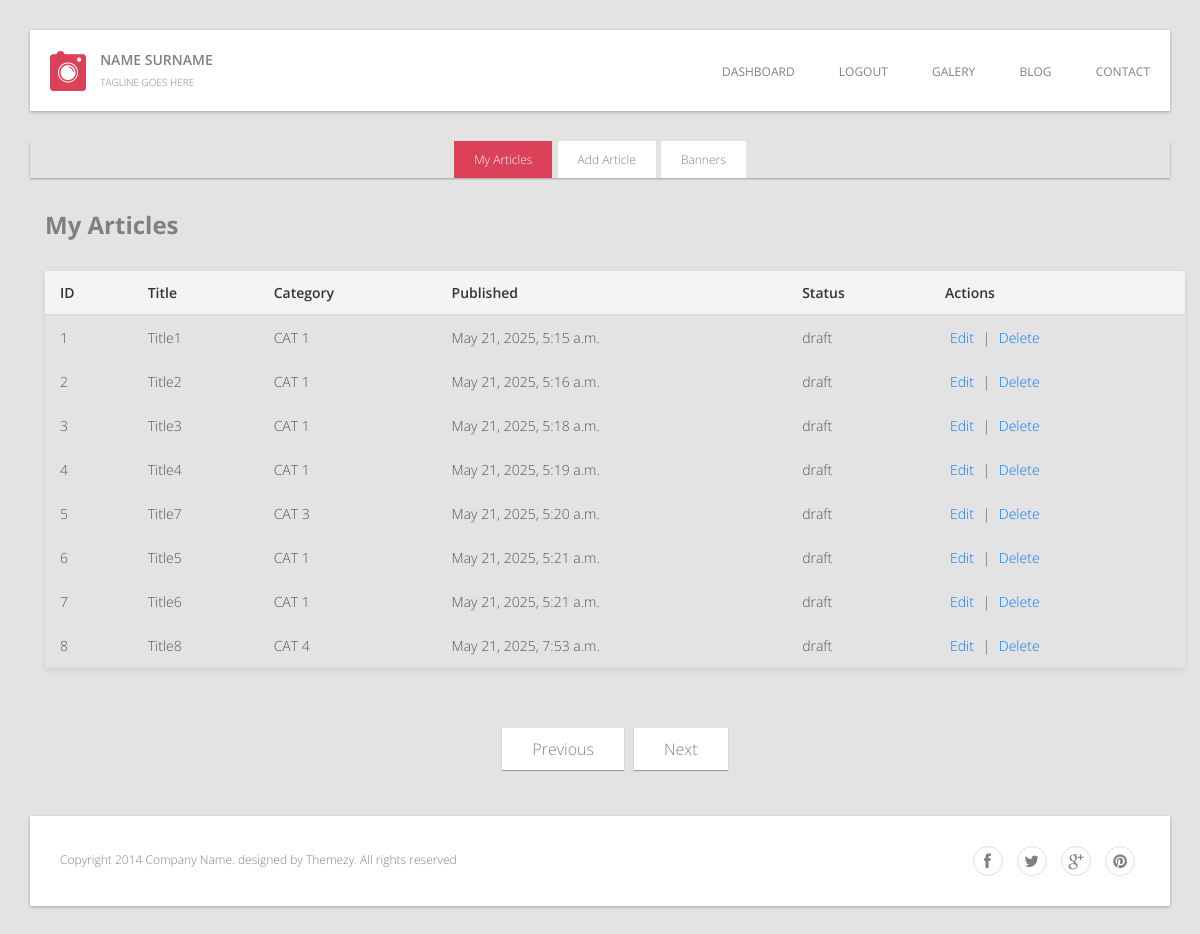
The page /dashboard/ (signed in) on the database as committed earlier.
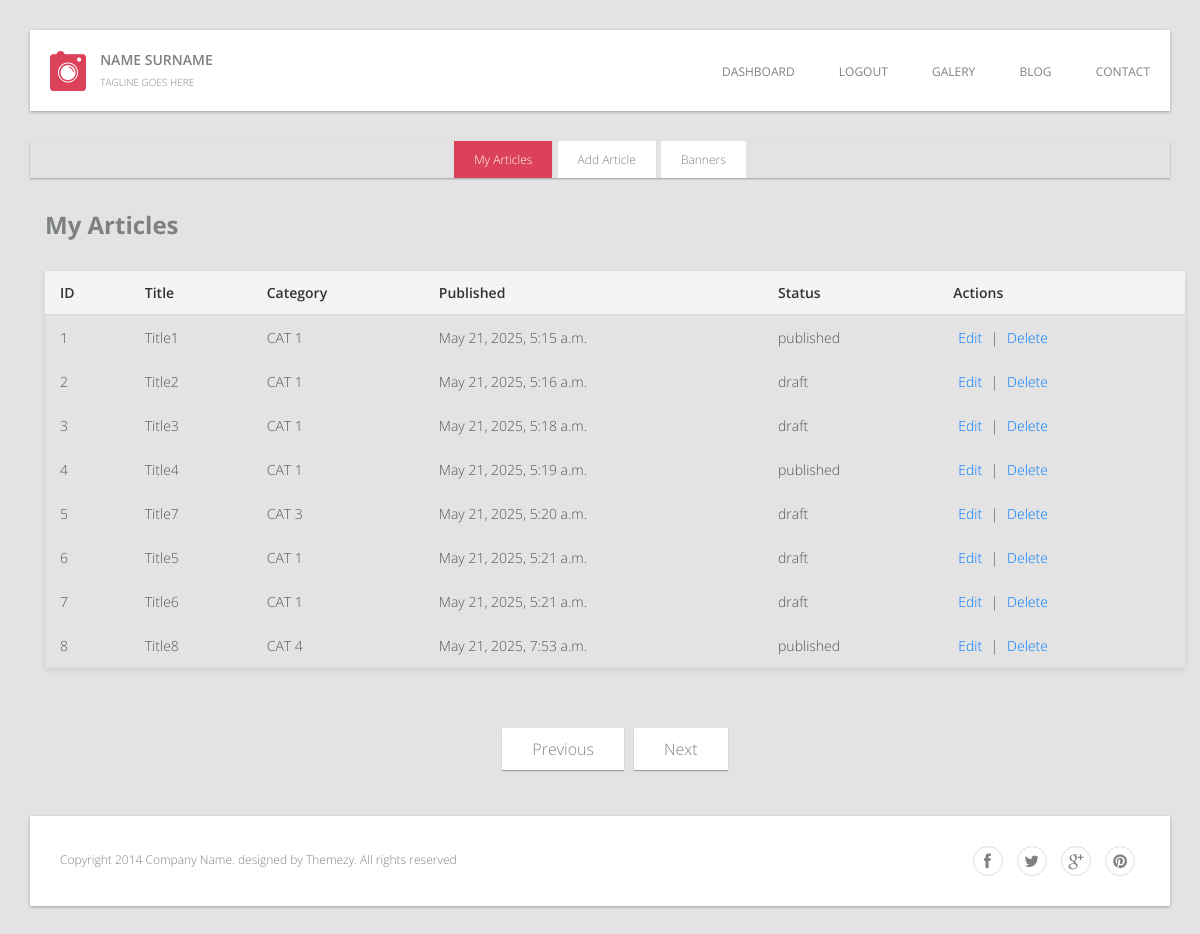
The same page on the database as committed later.
### blog_app/models.py (models this page shows, shortened)
class Post(models.Model):
    STATUS_CHOICES = [
        ('draft', 'Draft'),
        ('published', 'Published'),
        ('archived', 'Archived'),
    ]
    title = models.CharField(max_length=255)
    summary = RichTextField(blank=True, null=True)
    content = RichTextField()
    post_display = models.ImageField(upload_to='post_image/img')
    status = models.CharField(max_length=10, choices=STATUS_CHOICES, default='draft')
    author = models.ForeignKey(CustomUser, on_delete=models.CASCADE, related_name='post_author')
    categories = models.ForeignKey(Category, on_delete=models.CASCADE, related_name='post_category', blank=False)
    tags = models.ManyToManyField(Tag, related_name='post_tag', blank=False)
    created_at = models.DateTimeField(auto_now_add=True)
    updated_at = models.DateTimeField(auto_now=True)
    slug = models.SlugField(max_length=270, blank=True)

class Category(models.Model):
    name = models.CharField(max_length=100, unique=True)
    slug = models.CharField(max_length=120, unique=True, blank=True)
    def __str__(self):
        return self.name

### blog_app/views.py (the view)
# urls.py: path('dashboard/', views.user_dashboard, name="dashboard"),
@login_required
def user_dashboard(request):
    user = request.user
    articles = Post.objects.filter(author=user)
    context = {
        "articles": articles
    }
    return render(request, 'user-dash/my-article.html', context)

### templates/user-dash/my-article.html (shortened to what this page needs)
{% extends 'user-dash/user-dashboard.html' %}
{% block dash %}
<div class="container">
    <h2>My Articles</h2>
    <table class="article-table">
        <thead>
        <tr>
            <th>ID</th>
            <th>Title</th>
            <th>Category</th>
            <th>Published</th>
            <th>Status</th>
            <th>Actions</th>
        </tr>
        </thead>
        <tbody>
        {% for article in articles %}
        <tr>
            <td>{{article.id}}</td>
            <td>{{article.title}}</td>
            <td>{{article.categories}}</td>
            <td>{{article.created_at}}</td>
            <td>{{article.status}}</td>
            <td>
                <a href="{% url 'edit_article' article.slug %}">Edit</a> |
                <a href="{% url 'delete_article' article.slug %}" onclick="return confirm('Are you sure you want to delete this article?');">Delete</a>
            </td>
        </tr>
        {% endfor %}
        </tbody>
    </table>
    <div class="text-center">
        <div class="dataTables_paginate paging_simple_numbers">
            <ul class="pagination">
                {% if page_obj.has_previous %}
                <li class="paginate_button page-item previous">
                    <a href="?page={{ page_obj.previous_page_number }}" class="more-post">Previous</a>
                </li>
                {% else %}
                <li class="paginate_button page-item previous disabled">
                    <a href="#" class="more-post">Previous</a>
                </li>
                {% endif %}
                {% if page_obj.has_next %}
                <li class="paginate_button page-item next">
                    <a href="?page={{ page_obj.next_page_number }}" class="more-post">Next</a>
                </li>
                {% else %}
                <li class="paginate_button page-item next disabled">
                    <a href="#" class="more-post">Next</a>
                </li>
                {% endif %}
            </ul>
        </div>
    </div>
</div>
{% endblock%}

Rows that differ between the two databases and show on the page:
changed Post "Title1": status "draft" → "published"
changed Post "Title4": status "draft" → "published"
changed Post "Title8": status "draft" → "published"
